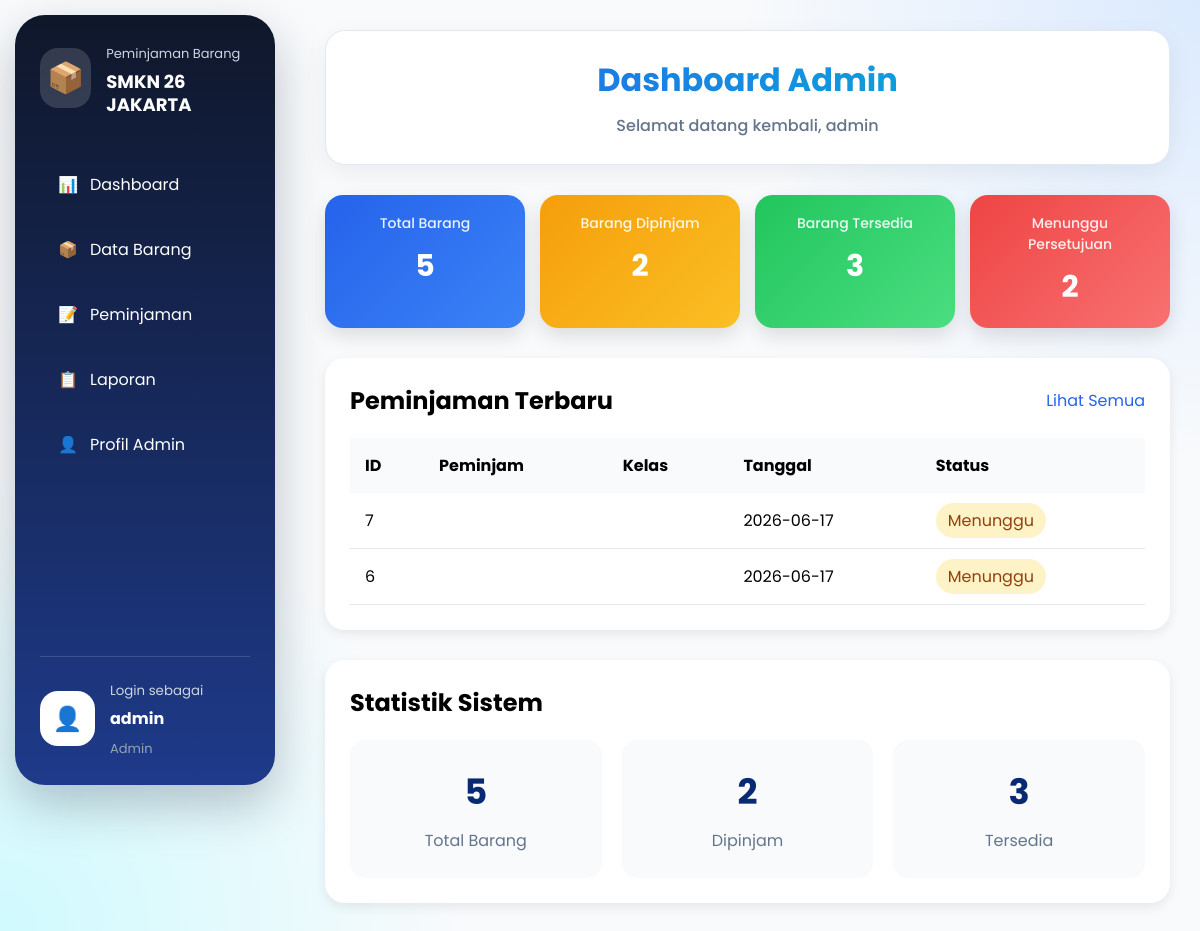
The app's page /dashboard (signed in) with its own data.
### tables this page shows
CREATE TABLE peminjaman (
    id INTEGER PRIMARY KEY AUTOINCREMENT,
    user_id INTEGER,
    barang TEXT,
    tanggal_pinjam TEXT,
    keperluan TEXT,
    status TEXT DEFAULT 'Menunggu'
, jumlah INTEGER DEFAULT 1);

### app.py (the view, shortened to what this page needs)
@app.route("/dashboard")
def dashboard():
    if "user_id" not in session:
        return redirect("/")
    conn = get_db()
    if session["role"] == "admin":
        total_barang = conn.execute(
            "SELECT COUNT(*) FROM barang"
        ).fetchone()[0]
        total_pinjam = conn.execute(
            """
            SELECT COUNT(*)
            FROM peminjaman
            WHERE status='Disetujui'
            """
        ).fetchone()[0]
        menunggu = conn.execute(
            """
            SELECT *
            FROM peminjaman
            WHERE status='Menunggu'
            ORDER BY id DESC
            LIMIT 5
            """
        ).fetchall()
        barang_tersedia = max(0, total_barang - total_pinjam)
        conn.close()
        return render_template(
            "admin/admin.html",
            total_barang=total_barang,
            total_pinjam=total_pinjam,
            barang_tersedia=barang_tersedia,
            menunggu=menunggu
        )

### app.py (called while the page is built)
def get_db():
    conn = sqlite3.connect(DATABASE)
    conn.row_factory = sqlite3.Row
    return conn

### templates/admin/admin.html (shortened to what this page needs)
{% extends 'base.html' %}
{% block head %}
<link rel="stylesheet" href="{{ url_for('static', filename='admin.css') }}">
{% endblock %}
{% block content %}
<div class="page-header">
    <h1>Dashboard Admin</h1>
    <p>Selamat datang kembali, {{ session['username'] }}</p>
</div>
<div class="stats-grid">
    <div class="stat-card blue">
        <h4>Total Barang</h4>
        <h2>{{ total_barang }}</h2>
    </div>
    <div class="stat-card orange">
        <h4>Barang Dipinjam</h4>
        <h2>{{ total_pinjam }}</h2>
    </div>
    <div class="stat-card green">
        <h4>Barang Tersedia</h4>
        <h2>{{ barang_tersedia }}</h2>
    </div>
    <div class="stat-card red">
        <h4>Menunggu Persetujuan</h4>
        <h2>{{ menunggu|length }}</h2>
    </div>
</div>
<div class="table-section">
    <div class="section-header">
        <h2>Peminjaman Terbaru</h2>
        <a href="/admin/peminjaman">Lihat Semua</a>
    </div>
    <table>
        <thead>
            <tr>
                <th>ID</th>
                <th>Peminjam</th>
                <th>Kelas</th>
                <th>Tanggal</th>
                <th>Status</th>
            </tr>
        </thead>
        <tbody>
            {% for p in menunggu %}
            <tr>
                <td>{{ p['id'] }}</td>
                <td>{{ p['nama_peminjam'] }}</td>
                <td>{{ p['kelas'] }}</td>
                <td>{{ p['tanggal_pinjam'] }}</td>
                <td>
                    <span class="status">
                        {{ p['status'] }}
                    </span>
                </td>
            </tr>
            {% endfor %}
        </tbody>
    </table>
</div>
<div class="chart-card">
    <h2>Statistik Sistem</h2>
    <div class="chart-grid">
        <div class="chart-item">
            <h3>{{ total_barang }}</h3>
            <p>Total Barang</p>
        </div>
        <div class="chart-item">
            <h3>{{ total_pinjam }}</h3>
            <p>Dipinjam</p>
        </div>
        <div class="chart-item">
            <h3>{{ barang_tersedia }}</h3>
            <p>Tersedia</p>
        </div>
    </div>
</div>
{% endblock %}

### static/style.css (style rules this page uses)
html, body { width:100%; min-height:100vh; }
* { margin:0; padding:0; box-sizing:border-box; font-family:'Poppins', sans-serif; }
body { margin:0; padding:0; background: radial-gradient(circle at top right,#dbeafe 0%,transparent 30%), radial-gradient(circle at bottom left,#cffafe 0%,transparent 30%), #f8fafc; }
.page-header { background:white; padding:25px 30px; margin-bottom:25px; border-radius:20px; box-shadow:0 8px 25px rgba(15,23,42,.06); border:1px solid #e2e8f0; }

### static/admin.css (style rules this page uses)
.page-header { margin-bottom:30px; }
.page-header h1 { background: linear-gradient(90deg,#2563eb,#06b6d4); background-clip:text; -webkit-background-clip:text; color:transparent; -webkit-text-fill-color:transparent; text-align: center; }
.page-header p { color:#64748b; margin-top:8px; text-align: center; font-size: 16px; font-weight: 500; line-height: 1.7; }
.stats-grid { display:grid; grid-template-columns:repeat(4,1fr); gap:15px; margin-bottom:30px; }
.stat-card { padding:18px; border-radius:18px; color:white; text-align:center; box-shadow:0 8px 20px rgba(0,0,0,.12); transition:.3s; }
.stat-card h4 { margin:0; font-size:14px; font-weight:500; opacity:.9; }
.stat-card h2 { margin:10px 0 0; font-size:30px; font-weight:700; }
.blue { background:linear-gradient(135deg,#2563eb,#3b82f6); }
.orange { background:linear-gradient(135deg,#f59e0b,#fbbf24); }
.green { background:linear-gradient(135deg,#22c55e,#4ade80); }
.red { background:linear-gradient(135deg,#ef4444,#f87171); }
.table-section { background:white; padding:25px; border-radius:20px; margin-bottom:30px; box-shadow:0 4px 12px rgba(0,0,0,.08); }
.section-header { display:flex; justify-content:space-between; align-items:center; margin-bottom:20px; }
.section-header a { text-decoration:none; color:#2563eb; }
table { width:100%; border-collapse:collapse; }
th { background:#f8fafc; padding:15px; text-align:left; }
td { padding:15px; border-bottom:1px solid #e2e8f0; }
.status { background:#fef3c7; color:#92400e; padding:6px 12px; border-radius:999px; }
.chart-card { background:white; padding:25px; border-radius:20px; box-shadow:0 4px 12px rgba(0,0,0,.08); }
.chart-grid { display:grid; grid-template-columns:repeat(3,1fr); gap:20px; margin-top:20px; }
.chart-item { text-align:center; background:#f8fafc; padding:25px; border-radius:15px; }
.chart-item h3 { margin:0; font-size:35px; color:#082a73; }
.chart-item p { margin-top:10px; color:#64748b; }

### records on screen
peminjaman: id "7", tanggal_pinjam "2026-06-17", status "Menunggu"
peminjaman: id "6", tanggal_pinjam "2026-06-17", status "Menunggu"

### other values on screen
{{ session.get('username') }} "admin"
{{ session.get('role')|title }} "Admin"
{{ session['username'] }} "admin"
{{ total_barang }} "5"
{{ total_pinjam }} "2"
{{ barang_tersedia }} "3"
{{ menunggu|length }} "2"
